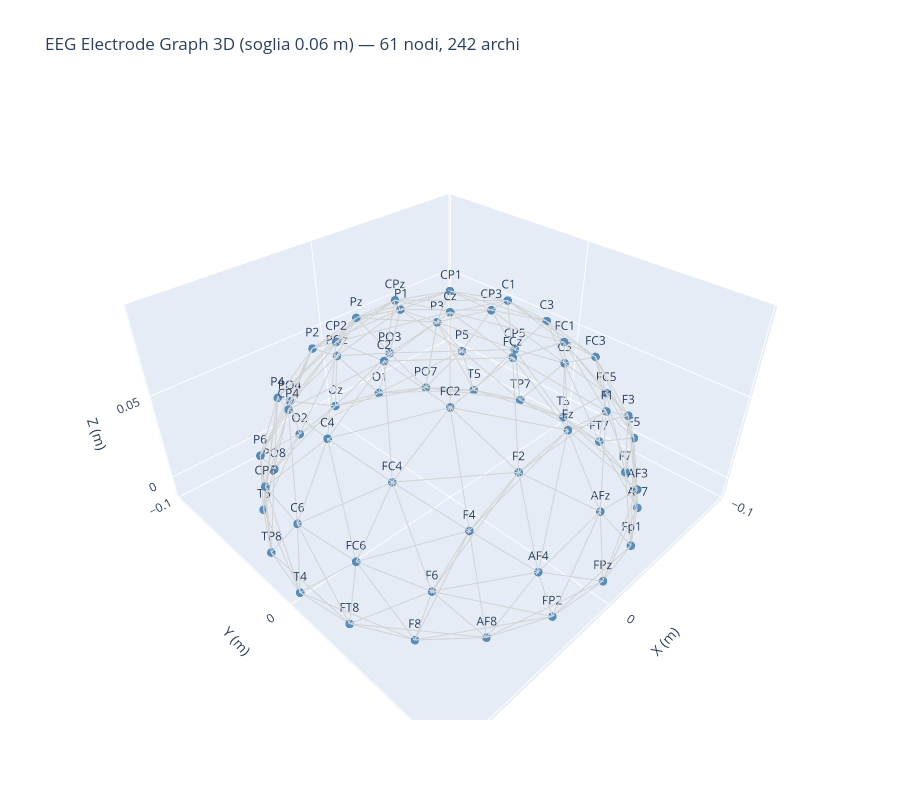

The notebook cell saved with this chart:
### Code cell
# Plot 3D interattivo del grafo EEG con plotly
# ricava nodi e archi unici (src < tgt)
unique_edges = []
weights = []
for k in range(edge_index.shape[1]):
    i = int(edge_index[0, k].item())
    j = int(edge_index[1, k].item())
    if i < j:  # unica direzione per grafo non diretto
        unique_edges.append((i, j))
        weights.append(float(edge_attr[k].item()))

# costruisci coordinate per gli archi (una singola trace con segmenti separati da None)
edge_x, edge_y, edge_z = [], [], []
for (i, j) in unique_edges:
    xi, yi, zi = node_positions[i]
    xj, yj, zj = node_positions[j]
    edge_x += [float(xi), float(xj), None]
    edge_y += [float(yi), float(yj), None]
    edge_z += [float(zi), float(zj), None]

# coordinate nodi
xs = node_positions[:, 0].tolist()
ys = node_positions[:, 1].tolist()
zs = node_positions[:, 2].tolist()

# crea figure
edge_trace = go.Scatter3d(
    x=edge_x, y=edge_y, z=edge_z,
    mode='lines',
    line=dict(color='lightgray', width=2),
    hoverinfo='none',
    name='Edges'
)

node_trace = go.Scatter3d(
    x=xs, y=ys, z=zs,
    mode='markers+text',
    marker=dict(size=5, color='steelblue', opacity=0.9),
    text=[n for n in node_names],
    textposition='top center',
    hovertext=[f"{i}: {n}" for i, n in enumerate(node_names)],
    hoverinfo='text',
    name='Electrodes'
)

fig = go.Figure(data=[edge_trace, node_trace])
fig.update_layout(
    title=f'EEG Electrode Graph 3D (soglia {threshold_distance} m) — {len(node_names)} nodi, {len(unique_edges)} archi',
    scene=dict(
        xaxis=dict(title='X (m)'),
        yaxis=dict(title='Y (m)'),
        zaxis=dict(title='Z (m)'),
        aspectmode='data'
    ),
    width=900,
    height=800,
    showlegend=False
)

fig.show()

### Figure 1 — Plotly figure (JSON) as saved in the notebook; plotly's stock layout.template omitted (floating-point values rounded to 4 significant figures; data arrays with more than 128 entries replaced by an {"elided": "..."} marker saying what was removed)
{"data": [{"hoverinfo": "none", "line": {"color": "lightgray", "width": 2}, "mode": "lines", "name": "Edges", "type": "scatter3d", "x": {"elided": "726 float values"}, "y": {"elided": "726 float values"}, "z": {"elided": "726 float values"}}, {"hoverinfo": "text", "hovertext": ["0: AF7", "1: AF3", "2: Fp1", "3: FP2", "4: AF4", "5: AF8", "6: F7", "7: F5", "8: F3", "9: F1", "10: F2", "11: F4", "12: F6", "13: F8", "14: FT7", "15: FC5", "16: FC3", "17: FC1", "18: FC2", "19: FC4", "20: FC6", "21: FT8", "22: T3", "23: C5", "24: C3", "25: C1", "26: C2", "27: C4", "28: C6", "29: T4", "30: TP7", "31: CP5", "32: CP3", "33: CP1", "34: CP2", "35: CP4", "36: CP6", "37: TP8", "38: T5", "39: P5", "40: P3", "41: P1", "42: P2", "43: P4", "44: P6", "45: T6", "46: FPz", "47: PO7", "48: PO3", "49: O1", "50: O2", "51: PO4", "52: PO8", "53: Oz", "54: AFz", "55: Fz", "56: FCz", "57: Cz", "58: CPz", "59: Pz", "60: POz"], "marker": {"color": "steelblue", "opacity": 0.9, "size": 5}, "mode": "markers+text", "name": "Electrodes", "text": ["AF7", "AF3", "Fp1", "FP2", "AF4", "AF8", "F7", "F5", "F3", "F1", "F2", "F4", "F6", "F8", "FT7", "FC5", "FC3", "FC1", "FC2", "FC4", "FC6", "FT8", "T3", "C5", "C3", "C1", "C2", "C4", "C6", "T4", "TP7", "CP5", "CP3", "CP1", "CP2", "CP4", "CP6", "TP8", "T5", "P5", "P3", "P1", "P2", "P4", "P6", "T6", "FPz", "PO7", "PO3", "O1", "O2", "PO4", "PO8", "Oz", "AFz", "Fz", "FCz", "Cz", "CPz", "Pz", "POz"], "textposition": "top center", "type": "scatter3d", "x": [-0.05556, -0.03519, -0.02921, 0.02921, 0.03519, 0.05551, -0.07647, -0.07048, -0.05387, -0.02911, 0.02909, 0.05381, 0.07046, 0.07643, -0.08987, -0.08522, -0.06625, -0.03616, 0.03616, 0.06625, 0.08522, 0.08987, -0.09448, -0.09034, -0.0706, -0.0386, 0.03868, 0.0706, 0.09034, 0.09448, -0.08987, -0.08522, -0.06625, -0.03616, 0.03616, 0.06625, 0.08522, 0.08984, -0.07647, -0.07047, -0.05387, -0.0291, 0.02908, 0.05381, 0.07046, 0.07643, 0, -0.05555, -0.03519, -0.02921, 0.02921, 0.03519, 0.05551, 1.163e-17, 0, 0, 0, 0, 4.507e-18, 8.313e-18, 1.082e-17], "y": [0.07677, 0.08511, 0.09029, 0.09029, 0.08511, 0.07681, 0.05574, 0.0604, 0.06432, 0.06696, 0.06692, 0.06436, 0.06038, 0.0558, 0.02929, 0.03215, 0.0346, 0.03625, 0.03625, 0.0346, 0.03215, 0.02929, 5.785e-18, 5.532e-18, 4.323e-18, 2.364e-18, 2.368e-18, 4.323e-18, 5.532e-18, 5.785e-18, -0.02929, -0.03215, -0.03459, -0.03625, -0.03625, -0.03459, -0.03215, -0.02938, -0.05574, -0.0604, -0.06432, -0.06696, -0.06692, -0.06436, -0.06039, -0.0558, 0.09498, -0.07677, -0.08511, -0.09029, -0.09029, -0.08511, -0.0768, -0.09498, 0.08832, 0.06788, 0.0368, 0, -0.0368, -0.06788, -0.08832], "z": [-0.006659, 0.0233, -0.004472, -0.004472, 0.0233, -0.006653, -0.00837, 0.02026, 0.04456, 0.06078, 0.06084, 0.04459, 0.02035, -0.008367, -0.009511, 0.02701, 0.05865, 0.08002, 0.08002, 0.05865, 0.02701, -0.009511, -0.009885, 0.02938, 0.06356, 0.0868, 0.08677, 0.06357, 0.02938, -0.009885, -0.009511, 0.02701, 0.05865, 0.08002, 0.08002, 0.05865, 0.02701, -0.009508, -0.00837, 0.02026, 0.04456, 0.06078, 0.06084, 0.04459, 0.02035, -0.008367, -0.001996, -0.006659, 0.0233, -0.004472, -0.004472, 0.0233, -0.006653, -0.001996, 0.03499, 0.06646, 0.08758, 0.095, 0.08758, 0.06646, 0.03499]}], "layout": {"height": 800, "scene": {"aspectmode": "data", "xaxis": {"title": {"text": "X (m)"}}, "yaxis": {"title": {"text": "Y (m)"}}, "zaxis": {"title": {"text": "Z (m)"}}}, "showlegend": false, "title": {"text": "EEG Electrode Graph 3D (soglia 0.06 m) — 61 nodi, 242 archi"}, "width": 900}}
